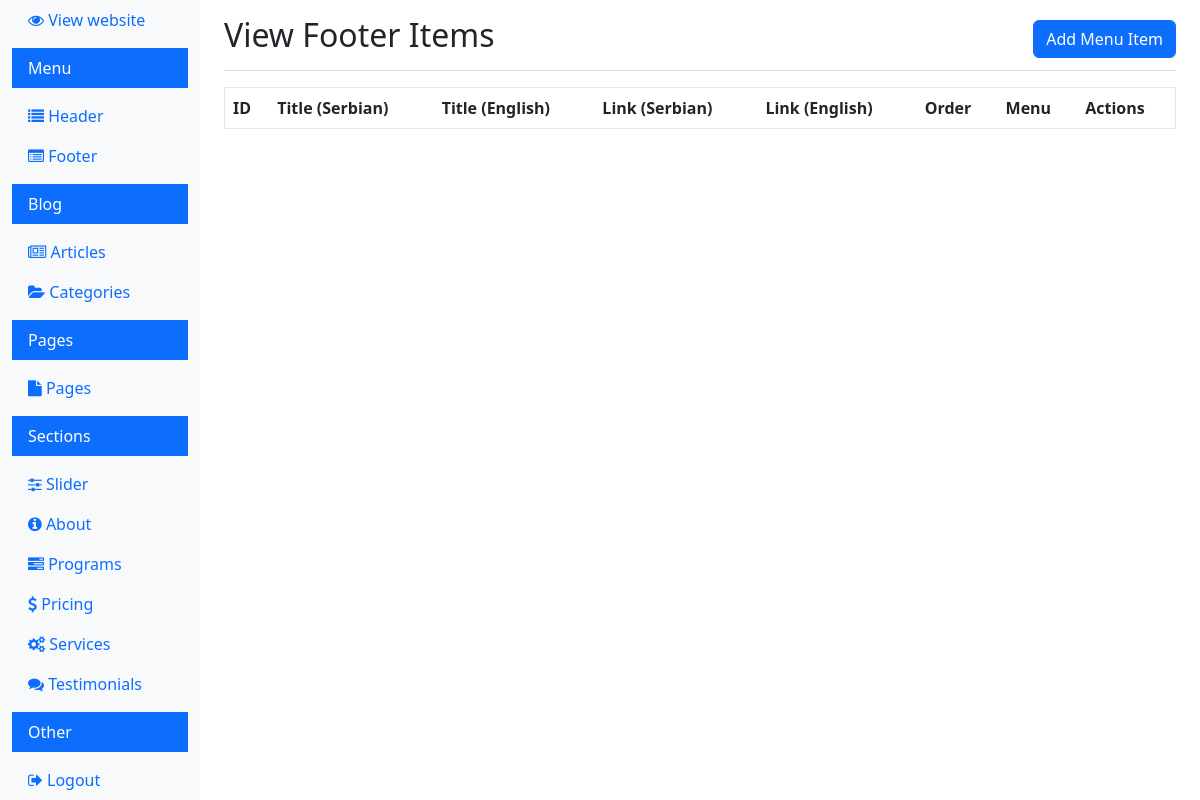
/dashboard/view_footer_items.php (signed in), run on an earlier commit of the app's database.
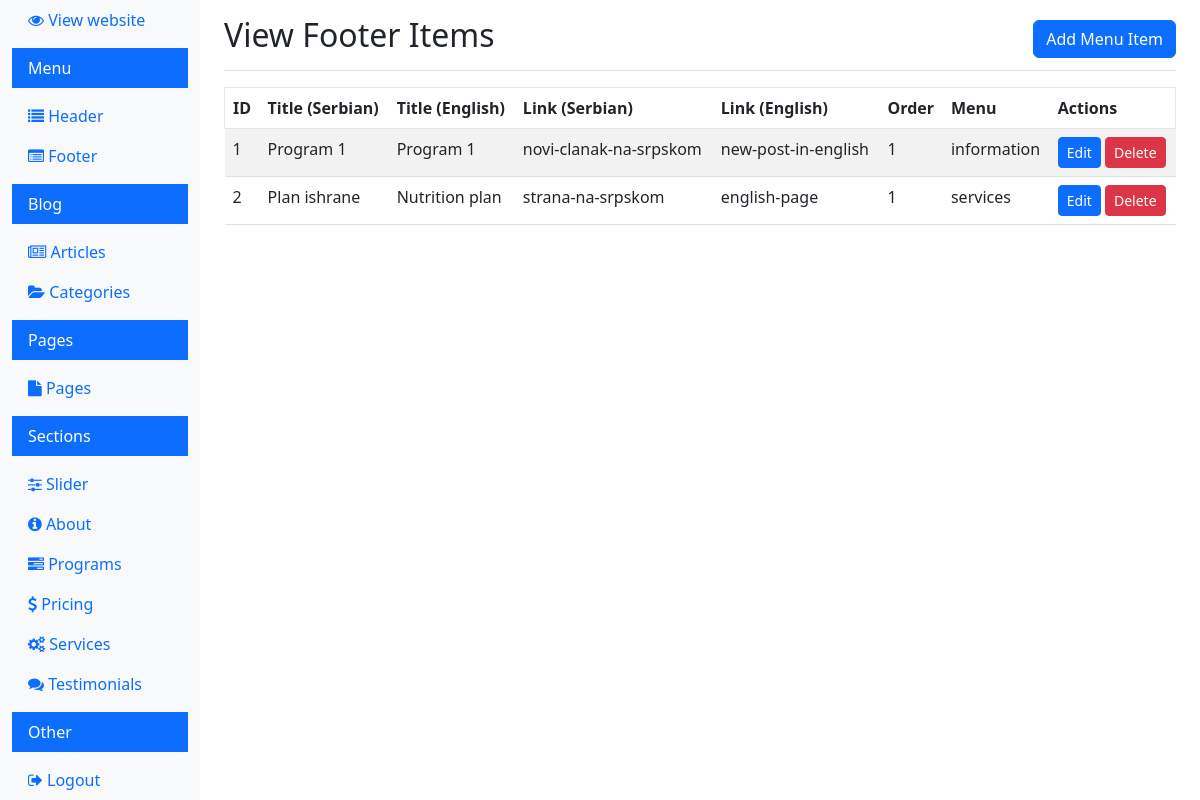
And on a later commit of the database.
### tables this page shows
CREATE TABLE IF NOT EXISTS `footer_items` (
  `id` int NOT NULL AUTO_INCREMENT,
  `title_sr` varchar(255) NOT NULL,
  `title_en` varchar(255) NOT NULL,
  `link_sr` varchar(255) NOT NULL,
  `link_en` varchar(255) NOT NULL,
  `menu` varchar(255) NOT NULL,
  `order` int NOT NULL,
  `is_custom` tinyint(1) NOT NULL DEFAULT '0',
  PRIMARY KEY (`id`)
);

### dashboard/view_footer_items.php (the view, shortened to what this page needs)
<?php
$conn = new mysqli(DB_HOST, DB_USER, DB_PASS, DB_NAME);
$sql = "SELECT * FROM footer_items ORDER BY `order`";
$result = $conn->query($sql);
$footer_items = [];
if ($result->num_rows > 0) {
  while ($row = $result->fetch_assoc()) {
    $footer_items[] = $row;
  }
}
?>
<!doctype html>
<html lang="en">
<head>
  <link rel="stylesheet" href="../css/bootstrap.min.css">
  <link rel="stylesheet" href="https://cdnjs.cloudflare.com/ajax/libs/font-awesome/4.7.0/css/font-awesome.min.css">
  <link rel="stylesheet" href="../css/style.css">
</head>
<body>
  <div class="container-fluid">
    <div class="row">
      <?php include 'navigation.php'; ?>
      <main role="main" class="col-md-9 ms-sm-auto col-lg-10 px-md-4">
        <div class="d-flex justify-content-between flex-wrap flex-md-nowrap align-items-center pt-3 pb-2 mb-3 border-bottom">
          <h1 class="h2">View Footer Items</h1>
          <a href="add_footer_item.php" class="btn btn-primary">Add Menu Item</a>
        </div>
        <table class="table table-striped">
          <thead>
            <tr>
              <th>ID</th>
              <th>Title (Serbian)</th>
              <th>Title (English)</th>
              <th>Link (Serbian)</th>
              <th>Link (English)</th>
              <th>Order</th>
              <th>Menu</th>
              <th>Actions</th>
            </tr>
          </thead>
          <tbody>
            <?php foreach ($footer_items as $item) : ?>
              <tr>
                <td><?php echo $item['id']; ?></td>
                <td><?php echo htmlspecialchars($item['title_sr']); ?></td>
                <td><?php echo htmlspecialchars($item['title_en']); ?></td>
                <td><?php echo htmlspecialchars($item['link_sr']); ?></td>
                <td><?php echo htmlspecialchars($item['link_en']); ?></td>
                <td><?php echo htmlspecialchars($item['order']); ?></td>
                <td><?php echo htmlspecialchars($item['menu']); ?></td>
                <td>
                  <a href="edit_footer_item.php?id=<?php echo $item['id']; ?>" class="btn btn-sm btn-primary">Edit</a>
                  <a href="delete_footer_item.php?id=<?php echo $item['id']; ?>" class="btn btn-sm btn-danger">Delete</a>
                </td>
              </tr>
            <?php endforeach; ?>
          </tbody>
        </table>
      </main>
    </div>
  </div>
</body>
</html>

### dashboard/navigation.php
<nav id="sidebar" class="col-md-3 col-lg-2 d-md-block bg-light sidebar">
    <div class="position-sticky">
        <ul class="nav flex-column">
            <li class="nav-item">
                <a class="nav-link active" target="_blank" href="../index.php">
                    <i class="fa fa-eye"></i>
                    View website
                </a>
            </li>
            <li class="nav-item my-2 py-2 px-3 bg-primary text-white">
                Menu
            </li>
            <li class="nav-item">
                <a class="nav-link" href="view_menu_items.php">
                    <i class="fa fa-list"></i>
                    Header
                </a>
            </li>
            <li class="nav-item">
                <a class="nav-link" href="view_footer_items.php">
                    <i class="fa fa-list-alt"></i>
                    Footer
                </a>
            </li>
            <li class="nav-item my-2 py-2 px-3 bg-primary text-white">
                Blog
            </li>
            <li class="nav-item">
                <a class="nav-link" href="view_articles.php">
                    <i class="fa fa-newspaper-o"></i>
                    Articles
                </a>
            </li>
            <li class="nav-item">
                <a class="nav-link" href="view_categories.php">
                    <i class="fa fa-folder-open"></i>
                    Categories
                </a>
            </li>
            <li class="nav-item my-2 py-2 px-3 bg-primary text-white">
                Pages
            </li>
            <li class="nav-item">
                <a class="nav-link" href="view_pages.php">
                    <i class="fa fa-file"></i>
                    Pages
                </a>
            </li>
            <li class="nav-item my-2 py-2 px-3 bg-primary text-white">
                Sections
            </li>
            <li class="nav-item">
                <a class="nav-link" href="view_sliders.php">
                    <i class="fa fa-sliders"></i>
                    Slider
                </a>
            </li>
            <li class="nav-item">
                <a class="nav-link" href="view_about.php">
                    <i class="fa fa-info-circle"></i>
                    About
                </a>
            </li>
            <li class="nav-item">
                <a class="nav-link" href="view_programs.php">
                    <i class="fa fa-tasks"></i>
                    Programs
                </a>
            </li>
            <li class="nav-item">
                <a class="nav-link" href="view_pricing.php">
                    <i class="fa fa-dollar"></i>
                    Pricing
                </a>
            </li>
            <li class="nav-item">
                <a class="nav-link" href="view_services.php">
                    <i class="fa fa-cogs"></i>
                    Services
                </a>
            </li>
            <li class="nav-item">
                <a class="nav-link" href="view_testimonials.php">
                    <i class="fa fa-comments"></i>
                    Testimonials
                </a>
            </li>
            <li class="nav-item my-2 py-2 px-3 bg-primary text-white">
                Other
            </li>
            <li class="nav-item">
                <a class="nav-link" href="../logout.php">
                    <i class="fa fa-sign-out"></i>
                    Logout
                </a>
            </li>
        </ul>
    </div>
</nav>

### css/style.css (style rules this page uses)
.table-box-one table tbody tr, table thead tr { border: 1px solid #e6e6e6; }

What changed in the data, as far as the page shows it:
added footer_items: id "1", title_sr "Program 1", title_en "Program 1", link_sr "novi-clanak-na-srpskom", link_en "new-post-in-english", order "1", menu "information"
added footer_items: id "2", title_sr "Plan ishrane", title_en "Nutrition plan", link_sr "strana-na-srpskom", link_en "english-page", order "1", menu "services"
